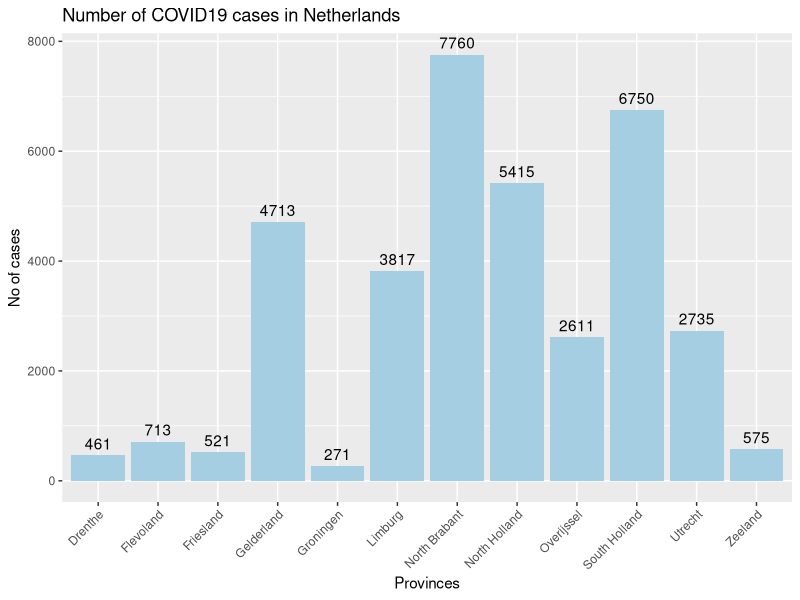

Write R code to recreate this figure.
library(ggplot2)
library(gridExtra)
library(reshape2)
library(RColorBrewer)


f1 <- read.table("www/cases.txt", sep="\t", stringsAsFactors=F, header=T)
f2 <- read.table("www/pro_mun.txt", sep="\t", stringsAsFactors=F, header=T)

f <- merge(f2, f1, by="Municipality", all.x=TRUE)

ff <- aggregate(f$Cases, by=list(f$Province), FUN=sum, na.rm=TRUE)
colnames(ff) <- c("Provinces", "Cases")

melted <- melt(ff)

p <- ggplot(data=melted, aes(x=Provinces, y=value, fill=variable)) +
			geom_bar(stat="identity", position=position_dodge()) +
			theme(axis.text.x = element_text(angle = 45, hjust=1), legend.position = "none") +
			labs(title = "Number of COVID19 cases in Netherlands", x = "Provinces", y = "No of cases") +
			scale_fill_brewer(palette="Paired") +
			geom_text(aes(label=value), position=position_dodge(width=0.9), vjust=-0.5)

g <- grid.arrange(p, layout_matrix = rbind(c(1)))

ggsave(file="www/total_cases.jpeg", plot = g, device = NULL, path = NULL, scale = 1, width = 4, height = 6, units = "in", dpi = 300, limitsize = TRUE)
